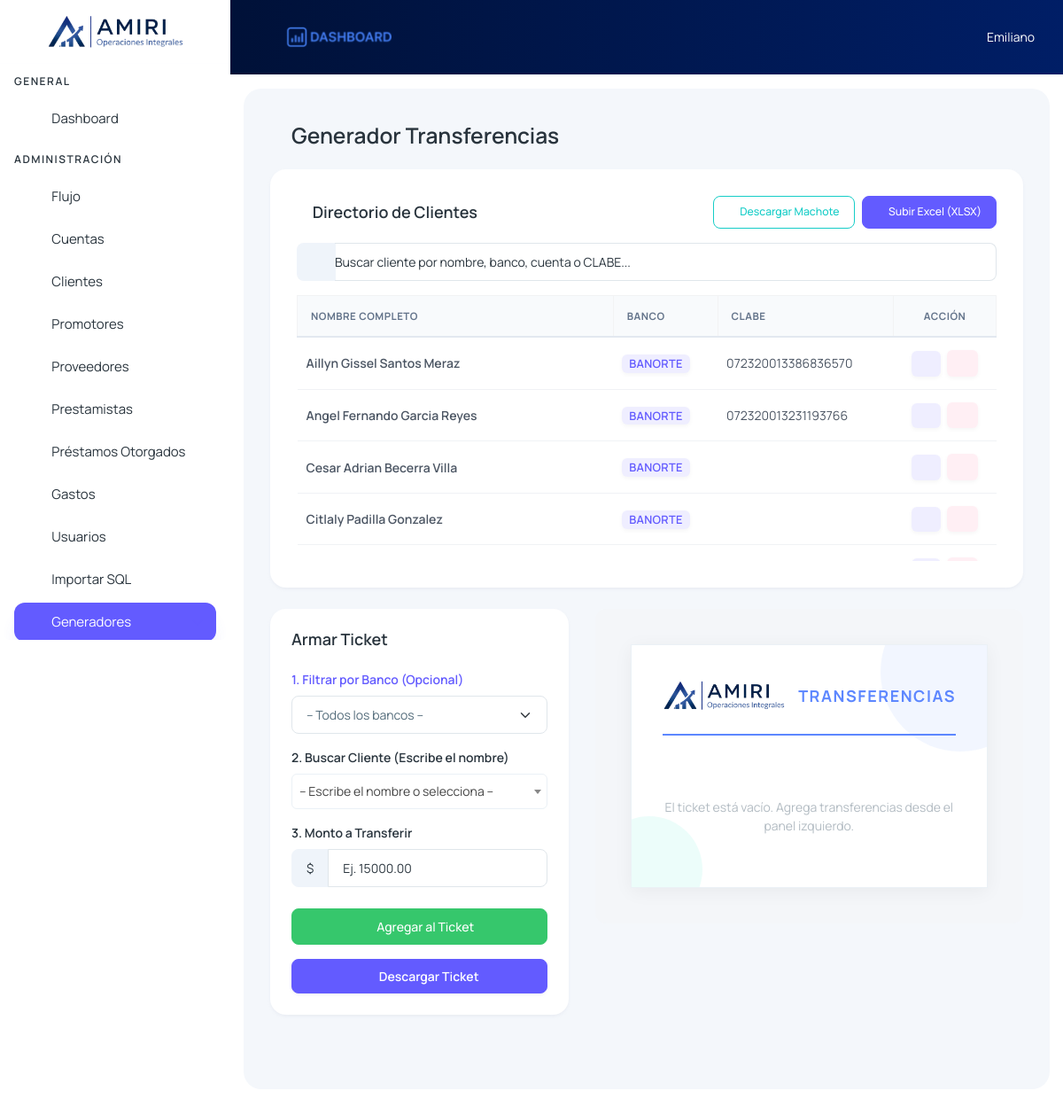
Page /generador-transferencias.php (signed in) on the committed database.
### tables this page shows
CREATE TABLE `directorio_depositos` (
  `id` int(11) NOT NULL,
  `nombre` varchar(255) NOT NULL,
  `banco` varchar(100) DEFAULT NULL,
  `cuenta` varchar(50) DEFAULT NULL,
  `clabe` varchar(50) DEFAULT NULL,
  `estado` varchar(20) DEFAULT 'activo',
  `creado_en` timestamp NOT NULL DEFAULT current_timestamp()
);

### generador-transferencias.php (the view, shortened to what this page needs)
<?php
$pdo = getPDO();
$pdo->exec("CREATE TABLE IF NOT EXISTS directorio_depositos (
    id INT AUTO_INCREMENT PRIMARY KEY,
    nombre VARCHAR(255) NOT NULL,
    banco VARCHAR(100),
    cuenta VARCHAR(50),
    clabe VARCHAR(50),
    estado VARCHAR(20) DEFAULT 'activo',
    creado_en TIMESTAMP DEFAULT CURRENT_TIMESTAMP
)");
try {
    $pdo->exec("ALTER TABLE directorio_depositos ADD COLUMN estado VARCHAR(20) DEFAULT 'activo'");
} catch (PDOException $e) {}
$stmt = $pdo->query("SELECT * FROM directorio_depositos WHERE estado = 'activo' ORDER BY nombre ASC");
$clientes = $stmt->fetchAll(PDO::FETCH_ASSOC);
?>
<!DOCTYPE html>
<html lang="es">
<head>
    <link rel="stylesheet" href="src/assets/css/styles.min.css" />
    <link rel="stylesheet" href="src/assets/css/icons/tabler-icons/tabler-icons.css" />
    <link rel="stylesheet" href="src/assets/css/dark-mode.css" />
    <link rel="stylesheet" href="src/assets/css/dark-mode-extension.css" />
    <link rel="stylesheet" href="src/assets/css/layout-custom.css" />
    <link href="https://cdn.jsdelivr.net/npm/select2@4.1.0-rc.0/dist/css/select2.min.css" rel="stylesheet" />
</head>
<body>
    <div class="page-wrapper" id="main-wrapper" data-layout="vertical" data-navbarbg="skin6" data-sidebartype="full" data-sidebar-position="fixed" data-header-position="fixed">
        <?php include 'src/assets/partials/header.php'; ?>
        <?php include 'src/assets/partials/sidebar.php'; ?>
        <div class="body-wrapper">
            <div class="body-wrapper-inner">
                <div class="container-fluid" style="max-width: 1400px; margin: 0 auto;">
                    <div class="d-flex align-items-center justify-content-between mb-4 mt-2">
                        <h3 class="mb-0"><i class="ti ti-arrows-exchange"></i> Generador Transferencias</h3>
                    </div>
                    <div class="card shadow-sm border-0 rounded-4 mb-4">
                        <div class="card-body">
                            <div class="row align-items-center mb-3">
                                <div class="col-12 col-md-auto mb-3 mb-md-0">
                                    <h5 class="card-title fw-semibold mb-0"><i class="ti ti-users"></i> Directorio de Clientes</h5>
                                </div>
                                <div class="col-12 col-md-auto ms-md-auto">
                                    <div class="d-flex flex-column flex-md-row gap-2">
                                        <a href="src/assets/machote_clientes.xlsx" download class="btn btn-sm btn-outline-secondary px-3 py-2 text-nowrap d-flex justify-content-center align-items-center">
                                            <i class="ti ti-download me-1"></i> Descargar Machote
                                        </a>
                                        <button class="btn btn-sm btn-primary px-3 py-2 text-nowrap d-flex justify-content-center align-items-center" data-bs-toggle="modal" data-bs-target="#modalUpload">
                                            <i class="ti ti-upload me-1"></i> Subir Excel (XLSX)
                                        </button>
                                    </div>
                                </div>
                            </div>
                            <div class="input-group mb-3">
                                <span class="input-group-text bg-light text-muted border-end-0"><i class="ti ti-search"></i></span>
                                <input type="text" id="buscadorDirectorio" class="form-control border-start-0 ps-0" placeholder="Buscar cliente por nombre, banco, cuenta o CLABE...">
                            </div>
                            <div class="table-responsive" style="max-height: 300px; overflow-y: auto;">
                                <table class="table table-hover table-bordered table-directorio mb-0">
                                    <thead>
    <tr>
        <th style="position: sticky; top: 0; z-index: 10;">Nombre Completo</th>
        <th style="position: sticky; top: 0; z-index: 10;">Banco</th>
        <th style="position: sticky; top: 0; z-index: 10;">CLABE</th>
        <th class="text-center" style="position: sticky; top: 0; z-index: 10;">Acción</th>
    </tr>
</thead>
                                    <tbody id="cuerpoDirectorio">
                                        <?php if(empty($clientes)): ?>
                                            <tr><td colspan="5" class="text-center text-muted py-4">No hay clientes en el directorio. Descarga el machote y sube tu archivo.</td></tr>
                                        <?php else: ?>
                                            <?php foreach($clientes as $c): ?>
<tr>
    <td class="fw-bold"><?= htmlspecialchars($c['nombre']) ?></td>
    <td><span class="badge bg-primary bg-opacity-10 text-primary border-0 py-1 px-2" style="font-size: 0.8rem;"><?= htmlspecialchars($c['banco']) ?></span></td>
    <td><?= htmlspecialchars($c['clabe']) ?></td>
    <td class="text-center">
    <button class="badge bg-primary bg-opacity-10 text-primary border-0 me-1 btn-editar-cliente"
            style="padding: 8px 12px; cursor: pointer;"
            data-id="<?= $c['id'] ?>"
            data-nombre="<?= htmlspecialchars($c['nombre']) ?>"
            data-banco="<?= htmlspecialchars($c['banco']) ?>"
            data-cuenta="<?= htmlspecialchars($c['cuenta']) ?>"
            data-clabe="<?= htmlspecialchars($c['clabe']) ?>">
        <i class="ti ti-edit"></i>
    </button>
    <a href="?delete_id=<?= $c['id'] ?>" class="badge bg-danger bg-opacity-10 text-danger border-0" style="padding: 8px 12px; text-decoration: none; font-size: 0.85rem;" onclick="return confirm('¿Eliminar cliente?')">
            <i class="ti ti-trash"></i>
        </a>
</td>
</tr>
<?php endforeach; ?>
                                        <?php endif; ?>
                                    </tbody>
                                </table>
                            </div>
                        </div>
                    </div>
                    <div class="row">
                        <div class="col-lg-5 col-md-5 mb-4">
                            <div class="card shadow-sm border-0 rounded-4">
                                <div class="card-body p-4">
                                    <h5 class="card-title fw-semibold mb-4">Armar Ticket</h5>
                                    <div class="mb-3">
                                        <label class="form-label fw-semibold text-primary">1. Filtrar por Banco (Opcional)</label>
                                        <select class="form-select" id="filtroBanco">
                                            <option value="">-- Todos los bancos --</option>
                                        </select>
                                    </div>
                                    <div class="mb-3">
                                        <label class="form-label fw-semibold">2. Buscar Cliente (Escribe el nombre)</label>
                                    </div>
                                    <div class="mb-4">
                                        <label class="form-label fw-semibold">3. Monto a Transferir</label>
                                        <div class="input-group">
                                            <span class="input-group-text bg-light">$</span>
                                            <input type="text" step="0.01" class="form-control" id="inputMonto" placeholder="Ej. 15000.00">
                                        </div>
                                    </div>
                                    <button class="btn btn-success w-100 mb-3" id="btnAgregarTicket">
                                        <i class="ti ti-plus"></i> Agregar al Ticket
                                    </button>
                                    <button class="btn btn-primary w-100 py-2 fw-semibold shadow-sm" id="btnDescargar">
                                        <i class="ti ti-download me-2"></i> Descargar Ticket
                                    </button>
                                </div>
                            </div>
                        </div>
                        <div class="col-lg-7 col-md-7">
                            <div class="ticket-wrapper">
                                <div class="ticket-card" id="vistaPreviaTicket" style="position: relative; overflow: hidden;">
                                    <div style="position: absolute; top: -60px; right: -60px; width: 180px; height: 180px; background: #5D87FF; opacity: 0.08; border-radius: 50%; z-index: 0; pointer-events: none;"></div>
                                    <div style="position: absolute; bottom: -40px; left: -40px; width: 120px; height: 120px; background: #13deb9; opacity: 0.08; border-radius: 50%; z-index: 0; pointer-events: none;"></div>
                                    <div class="ticket-header" style="position: relative; z-index: 1;">
    <div class="d-flex align-items-center" style="max-width: 50%; overflow: hidden;">
        <img src="src/assets/images/logos/logo2.png" alt="Logo Amiri" class="logo-modo-claro" style="height: 45px; max-width: 100%; object-fit: contain;" />
    </div>
    <div class="text-end" style="margin-left: 15px;">
        <div class="ticket-title">TRANSFERENCIAS</div>
    </div>
</div>
                                    <div class="client-list" id="ticketItemsContainer">
                                        <div class="text-center text-muted py-4" id="placeholderTicket">
                                            <i class="ti ti-receipt fs-1 text-light"></i><br>
                                            El ticket está vacío. Agrega transferencias desde el panel izquierdo.
                                        </div>
                                    </div>
                                </div>
                            </div>
                        </div>
                    </div>
                </div>
            </div>
        </div>
    </div>
</body>
</html>

### src/assets/css/layout-custom.css (style rules this page uses)
.dataTable .badge, .table .badge { padding: 0.5em 0.85em; font-weight: 600; border-radius: 6px; letter-spacing: 0.3px; box-shadow: 0 2px 5px rgba(0, 0, 0, 0.04); font-size: 0.72rem; border: 1px solid rgba(0, 0, 0, 0.05); }
.dataTable tbody td, .table tbody td { vertical-align: middle; padding: 14px 10px; border-bottom: 1px solid #f0f2f5; color: #4b5563; }
.dataTable tbody tr, .table tbody tr { transition: all 0.2s ease-in-out; }
.dataTable thead th, .table thead th { background-color: #f8fafc !important; color: #64748b !important; font-size: 0.72rem; text-transform: uppercase !important; letter-spacing: 0.5px; font-weight: 700; border-bottom: 2px solid #e2e8f0 !important; border-top: none !important; padding: 14px 15px; }
.dataTable tbody td, .table tbody td { border-right: none !important; border-left: none !important; }
@media (min-width: 1200px) { .body-wrapper { margin-left: 260px !important; padding-top: 65px !important; transition: margin-left 0.25s ease; } }

### generador-transferencias.php (style rules this page uses)
.body-wrapper { padding-top: 100px !important; }
.body-wrapper-inner, .body-wrapper .container-fluid { padding-top: 15px !important; margin-top: 0 !important; }
.ticket-wrapper { background-color: #f4f6f9; padding: 40px; border-radius: 12px; display: flex; justify-content: center; }
.ticket-card { background: #ffffff; width: 100%; max-width: 580px; border-radius: 0px; padding: 35px; box-shadow: 0px 4px 20px rgba(0, 0, 0, 0.05); color: #2A3547; font-family: 'Manrope', sans-serif; border: 1px solid #ebf1f6; }
.ticket-header { display: flex; justify-content: space-between; align-items: center; margin-bottom: 25px; padding-bottom: 20px; border-bottom: 2px solid #5d87ff; }
.ticket-title { font-size: 18px; font-weight: 700; letter-spacing: 1.5px; color: #5d87ff; text-transform: uppercase; white-space: nowrap; }
.table-directorio th { font-weight: 700; color: #2A3547; background: #f8f9fa; }
.table-directorio td { vertical-align: middle; }

### rows in the picture
directorio_depositos: nombre "Aillyn Gissel Santos Meraz", banco "BANORTE", clabe "072320013386836570"
directorio_depositos: nombre "Angel Fernando Garcia Reyes", banco "BANORTE", clabe "072320013231193766"
directorio_depositos: nombre "Cesar Adrian Becerra Villa", banco "BANORTE"
directorio_depositos: nombre "Citlaly Padilla Gonzalez", banco "BANORTE"

### other values in the picture
$nombre_usuario "Emiliano"
